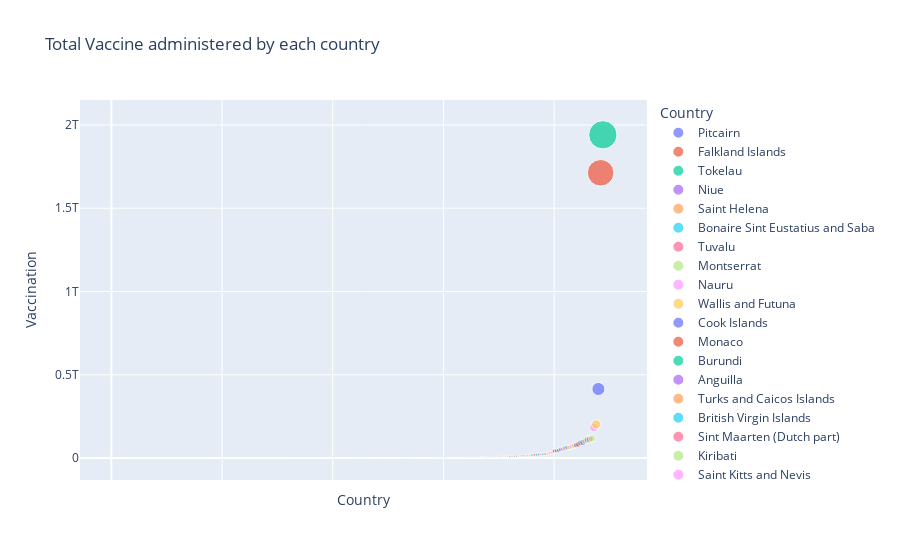

The cell this chart's notebook holds for it:
### Code cell
row = queryDB(queries[3])

df = pd.DataFrame(row, columns=['Country', 'URL', 'Vaccination'])

# Create bubble chart
fig = px.scatter(
    df,
    y='Vaccination',
    size='Vaccination',
    color='Country',
    hover_name='Country',
    title='Total Vaccine administered by each country'
)

# Remove x-axis tick labels
fig.update_xaxes(showticklabels=False)
# Set title for the x-axis
fig.update_xaxes(title_text='Country')
fig.update_yaxes(range=[1e10, None]) 

# Show the plot
fig.show()
